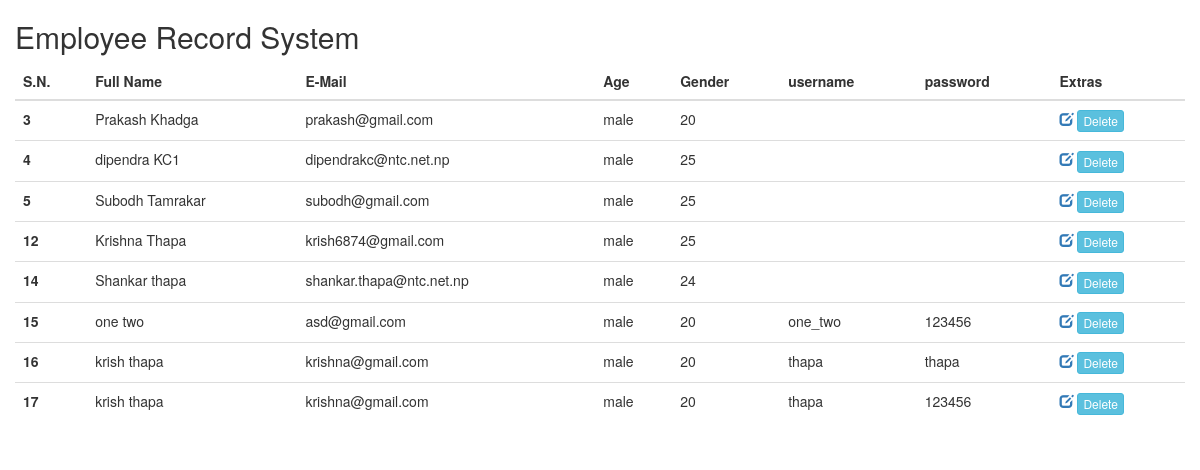
The page /view.php on the database its author committed.
### tables this page shows
CREATE TABLE `crud` (
  `id` int(11) NOT NULL,
  `first_name` varchar(255) NOT NULL,
  `last_name` varchar(255) NOT NULL,
  `gender` varchar(255) NOT NULL,
  `age` varchar(255) NOT NULL,
  `email_id` varchar(255) NOT NULL,
  `username` varchar(50) NOT NULL,
  `password` varchar(50) NOT NULL
);

### view.php (the view, shortened to what this page needs)
<?php
require_once('connect.php');
$ReadSql = "SELECT * FROM `crud`";
$res = mysqli_query($connection, $ReadSql);
?>
<!DOCTYPE html>
<html>
<head>
<link rel="stylesheet" href="https://maxcdn.bootstrapcdn.com/bootstrap/3.3.7/css/bootstrap.min.css" >
</head>
<body>
<div class="container">
	<div class="row">
	<h2>Employee Record System</h2>
		<table class="table ">
		<thead>
			<tr>
				<th>S.N.</th>
				<th>Full Name</th>
				<th>E-Mail</th>
				<th>Age</th>
				<th>Gender</th>
                <th>username</th>
                <th>password</th>
				<th>Extras</th>
			</tr>
		</thead>
		<tbody>
		<?php
		while($r = mysqli_fetch_assoc($res)){
		?>
			<tr>
				<th scope="row"><?php echo $r['id']; ?></th>
				<td><?php echo $r['first_name'] . " " . $r['last_name']; ?></td>
				<td><?php echo $r['email_id']; ?></td>
				<td><?php echo $r['gender']; ?></td>
				<td><?php echo $r['age']; ?></td>
                <td><?php echo $r['username']; ?></td>
                <td><?php echo $r['password']; ?></td>
				<td>
					<a href="update.php?id=<?php echo $r['id']; ?>"><span class="glyphicon glyphicon-edit" aria-hidden="true"></span></a>
					<button type="button" class="btn btn-info btn-xs" data-toggle="modal" data-target="#myModal<?php echo $r['id']; ?>">Delete</button>
				</td>
			</tr>
		<?php } ?>
		</tbody>
		</table>
	</div>
</div>
</body>
</html>

### rows shown on the page
crud: id "3", first_name "Prakash", last_name "Khadga", email "prakash@gmail.com", gender "male", age "20"
crud: id "4", first_name "dipendra", last_name "KC1", email "dipendrakc@ntc.net.np", gender "male", age "25"
crud: id "5", first_name "Subodh", last_name "Tamrakar", email "subodh@gmail.com", gender "male", age "25"
crud: id "12", first_name "Krishna", last_name "Thapa", email "krish6874@gmail.com", gender "male", age "25"
crud: id "14", first_name "Shankar", last_name "thapa", email "shankar.thapa@ntc.net.np", gender "male", age "24"
crud: id "15", first_name "one", last_name "two", email "asd@gmail.com", gender "male", age "20", username "one_two", password "123456"
crud: id "16", first_name "krish", last_name "thapa", email "krishna@gmail.com", gender "male", age "20", username "thapa", password "thapa"
crud: id "17", first_name "krish", last_name "thapa", email "krishna@gmail.com", gender "male", age "20", username "thapa", password "123456"
